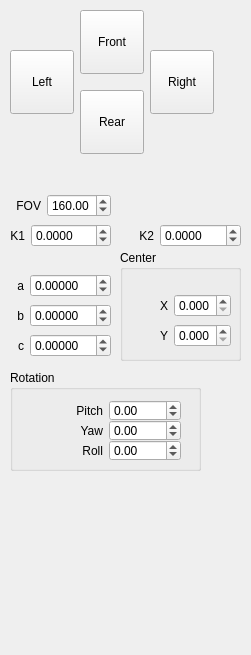
<?xml version="1.0" encoding="UTF-8"?>
<ui version="4.0">
 <class>Control2</class>
 <widget class="QWidget" name="Control2">
  <property name="geometry">
   <rect>
    <x>0</x>
    <y>0</y>
    <width>251</width>
    <height>655</height>
   </rect>
  </property>
  <property name="sizePolicy">
   <sizepolicy hsizetype="Fixed" vsizetype="Preferred">
    <horstretch>0</horstretch>
    <verstretch>0</verstretch>
   </sizepolicy>
  </property>
  <property name="minimumSize">
   <size>
    <width>120</width>
    <height>500</height>
   </size>
  </property>
  <property name="maximumSize">
   <size>
    <width>1677215</width>
    <height>16777215</height>
   </size>
  </property>
  <property name="windowTitle">
   <string>Form</string>
  </property>
  <widget class="QToolButton" name="frontCam">
   <property name="geometry">
    <rect>
     <x>80</x>
     <y>10</y>
     <width>64</width>
     <height>64</height>
    </rect>
   </property>
   <property name="text">
    <string>Front</string>
   </property>
   <property name="icon">
    <iconset resource="images.qrc">
     <normaloff>:/images/cam1.png</normaloff>:/images/cam1.png</iconset>
   </property>
   <property name="iconSize">
    <size>
     <width>64</width>
     <height>64</height>
    </size>
   </property>
   <property name="checkable">
    <bool>true</bool>
   </property>
  </widget>
  <widget class="QToolButton" name="leftCam">
   <property name="geometry">
    <rect>
     <x>10</x>
     <y>50</y>
     <width>64</width>
     <height>64</height>
    </rect>
   </property>
   <property name="text">
    <string>Left</string>
   </property>
   <property name="icon">
    <iconset resource="images.qrc">
     <normaloff>:/images/cam3.png</normaloff>:/images/cam3.png</iconset>
   </property>
   <property name="iconSize">
    <size>
     <width>64</width>
     <height>64</height>
    </size>
   </property>
   <property name="checkable">
    <bool>true</bool>
   </property>
  </widget>
  <widget class="QToolButton" name="rightCam">
   <property name="geometry">
    <rect>
     <x>150</x>
     <y>50</y>
     <width>64</width>
     <height>64</height>
    </rect>
   </property>
   <property name="text">
    <string>Right</string>
   </property>
   <property name="icon">
    <iconset resource="images.qrc">
     <normaloff>:/images/cam2.png</normaloff>:/images/cam2.png</iconset>
   </property>
   <property name="iconSize">
    <size>
     <width>64</width>
     <height>64</height>
    </size>
   </property>
   <property name="checkable">
    <bool>true</bool>
   </property>
  </widget>
  <widget class="QToolButton" name="rearCam">
   <property name="geometry">
    <rect>
     <x>80</x>
     <y>90</y>
     <width>64</width>
     <height>64</height>
    </rect>
   </property>
   <property name="text">
    <string>Rear</string>
   </property>
   <property name="icon">
    <iconset resource="images.qrc">
     <normaloff>:/images/cam4.png</normaloff>:/images/cam4.png</iconset>
   </property>
   <property name="iconSize">
    <size>
     <width>64</width>
     <height>64</height>
    </size>
   </property>
   <property name="checkable">
    <bool>true</bool>
   </property>
  </widget>
  <widget class="QWidget" name="horizontalLayoutWidget">
   <property name="geometry">
    <rect>
     <x>10</x>
     <y>190</y>
     <width>101</width>
     <height>31</height>
    </rect>
   </property>
   <layout class="QHBoxLayout" name="horizontalLayout">
    <item>
     <widget class="QLabel" name="label">
      <property name="text">
       <string>FOV</string>
      </property>
      <property name="alignment">
       <set>Qt::AlignRight|Qt::AlignTrailing|Qt::AlignVCenter</set>
      </property>
     </widget>
    </item>
    <item>
     <widget class="QDoubleSpinBox" name="spinFov">
      <property name="minimum">
       <double>120.000000000000000</double>
      </property>
      <property name="maximum">
       <double>180.000000000000000</double>
      </property>
      <property name="value">
       <double>160.000000000000000</double>
      </property>
     </widget>
    </item>
   </layout>
  </widget>
  <widget class="QWidget" name="horizontalLayoutWidget_2">
   <property name="geometry">
    <rect>
     <x>10</x>
     <y>220</y>
     <width>101</width>
     <height>31</height>
    </rect>
   </property>
   <layout class="QHBoxLayout" name="horizontalLayout_2">
    <item>
     <widget class="QLabel" name="label_2">
      <property name="text">
       <string>K1</string>
      </property>
      <property name="alignment">
       <set>Qt::AlignRight|Qt::AlignTrailing|Qt::AlignVCenter</set>
      </property>
     </widget>
    </item>
    <item>
     <widget class="QDoubleSpinBox" name="spinK1">
      <property name="decimals">
       <number>4</number>
      </property>
      <property name="minimum">
       <double>-100.000000000000000</double>
      </property>
      <property name="maximum">
       <double>100.000000000000000</double>
      </property>
      <property name="singleStep">
       <double>0.010000000000000</double>
      </property>
      <property name="value">
       <double>0.000000000000000</double>
      </property>
     </widget>
    </item>
   </layout>
  </widget>
  <widget class="QWidget" name="horizontalLayoutWidget_3">
   <property name="geometry">
    <rect>
     <x>120</x>
     <y>220</y>
     <width>121</width>
     <height>31</height>
    </rect>
   </property>
   <layout class="QHBoxLayout" name="horizontalLayout_3">
    <item>
     <widget class="QLabel" name="label_3">
      <property name="text">
       <string>K2</string>
      </property>
      <property name="alignment">
       <set>Qt::AlignRight|Qt::AlignTrailing|Qt::AlignVCenter</set>
      </property>
     </widget>
    </item>
    <item>
     <widget class="QDoubleSpinBox" name="spinK2">
      <property name="decimals">
       <number>4</number>
      </property>
      <property name="minimum">
       <double>-100.000000000000000</double>
      </property>
      <property name="maximum">
       <double>100.000000000000000</double>
      </property>
      <property name="singleStep">
       <double>0.010000000000000</double>
      </property>
      <property name="value">
       <double>0.000000000000000</double>
      </property>
     </widget>
    </item>
   </layout>
  </widget>
  <widget class="QWidget" name="horizontalLayoutWidget_4">
   <property name="geometry">
    <rect>
     <x>10</x>
     <y>270</y>
     <width>101</width>
     <height>31</height>
    </rect>
   </property>
   <layout class="QHBoxLayout" name="horizontalLayout_4">
    <item>
     <widget class="QLabel" name="label_4">
      <property name="text">
       <string>a</string>
      </property>
      <property name="alignment">
       <set>Qt::AlignRight|Qt::AlignTrailing|Qt::AlignVCenter</set>
      </property>
     </widget>
    </item>
    <item>
     <widget class="QDoubleSpinBox" name="spina">
      <property name="decimals">
       <number>5</number>
      </property>
      <property name="minimum">
       <double>-10.000000000000000</double>
      </property>
      <property name="maximum">
       <double>10.000000000000000</double>
      </property>
      <property name="singleStep">
       <double>0.010000000000000</double>
      </property>
      <property name="value">
       <double>0.000000000000000</double>
      </property>
     </widget>
    </item>
   </layout>
  </widget>
  <widget class="QWidget" name="horizontalLayoutWidget_5">
   <property name="geometry">
    <rect>
     <x>10</x>
     <y>300</y>
     <width>101</width>
     <height>31</height>
    </rect>
   </property>
   <layout class="QHBoxLayout" name="horizontalLayout_5">
    <item>
     <widget class="QLabel" name="label_5">
      <property name="text">
       <string>b</string>
      </property>
      <property name="alignment">
       <set>Qt::AlignRight|Qt::AlignTrailing|Qt::AlignVCenter</set>
      </property>
     </widget>
    </item>
    <item>
     <widget class="QDoubleSpinBox" name="spinb">
      <property name="decimals">
       <number>5</number>
      </property>
      <property name="minimum">
       <double>-10.000000000000000</double>
      </property>
      <property name="maximum">
       <double>10.000000000000000</double>
      </property>
      <property name="singleStep">
       <double>0.010000000000000</double>
      </property>
      <property name="value">
       <double>0.000000000000000</double>
      </property>
     </widget>
    </item>
   </layout>
  </widget>
  <widget class="QWidget" name="horizontalLayoutWidget_6">
   <property name="geometry">
    <rect>
     <x>10</x>
     <y>330</y>
     <width>101</width>
     <height>31</height>
    </rect>
   </property>
   <layout class="QHBoxLayout" name="horizontalLayout_6">
    <item>
     <widget class="QLabel" name="label_6">
      <property name="text">
       <string>c</string>
      </property>
      <property name="alignment">
       <set>Qt::AlignRight|Qt::AlignTrailing|Qt::AlignVCenter</set>
      </property>
     </widget>
    </item>
    <item>
     <widget class="QDoubleSpinBox" name="spinc">
      <property name="decimals">
       <number>5</number>
      </property>
      <property name="minimum">
       <double>-10.000000000000000</double>
      </property>
      <property name="maximum">
       <double>10.000000000000000</double>
      </property>
      <property name="singleStep">
       <double>0.010000000000000</double>
      </property>
      <property name="value">
       <double>0.000000000000000</double>
      </property>
     </widget>
    </item>
   </layout>
  </widget>
  <widget class="QGroupBox" name="groupBox">
   <property name="geometry">
    <rect>
     <x>120</x>
     <y>250</y>
     <width>121</width>
     <height>111</height>
    </rect>
   </property>
   <property name="title">
    <string>Center</string>
   </property>
   <widget class="QWidget" name="horizontalLayoutWidget_7">
    <property name="geometry">
     <rect>
      <x>10</x>
      <y>40</y>
      <width>101</width>
      <height>31</height>
     </rect>
    </property>
    <layout class="QHBoxLayout" name="horizontalLayout_7">
     <item>
      <widget class="QLabel" name="label_7">
       <property name="text">
        <string>X</string>
       </property>
       <property name="alignment">
        <set>Qt::AlignRight|Qt::AlignTrailing|Qt::AlignVCenter</set>
       </property>
      </widget>
     </item>
     <item>
      <widget class="QDoubleSpinBox" name="spinCenterX">
       <property name="decimals">
        <number>3</number>
       </property>
       <property name="minimum">
        <double>0.000000000000000</double>
       </property>
       <property name="maximum">
        <double>1.000000000000000</double>
       </property>
       <property name="singleStep">
        <double>0.010000000000000</double>
       </property>
       <property name="value">
        <double>0.000000000000000</double>
       </property>
      </widget>
     </item>
    </layout>
   </widget>
   <widget class="QWidget" name="horizontalLayoutWidget_8">
    <property name="geometry">
     <rect>
      <x>10</x>
      <y>70</y>
      <width>101</width>
      <height>31</height>
     </rect>
    </property>
    <layout class="QHBoxLayout" name="horizontalLayout_8">
     <item>
      <widget class="QLabel" name="label_8">
       <property name="text">
        <string>Y</string>
       </property>
       <property name="alignment">
        <set>Qt::AlignRight|Qt::AlignTrailing|Qt::AlignVCenter</set>
       </property>
      </widget>
     </item>
     <item>
      <widget class="QDoubleSpinBox" name="spinCenterY">
       <property name="decimals">
        <number>3</number>
       </property>
       <property name="minimum">
        <double>0.000000000000000</double>
       </property>
       <property name="maximum">
        <double>1.000000000000000</double>
       </property>
       <property name="singleStep">
        <double>0.010000000000000</double>
       </property>
       <property name="value">
        <double>0.000000000000000</double>
       </property>
      </widget>
     </item>
    </layout>
   </widget>
  </widget>
  <widget class="QGroupBox" name="Rotation">
   <property name="geometry">
    <rect>
     <x>10</x>
     <y>370</y>
     <width>191</width>
     <height>101</height>
    </rect>
   </property>
   <property name="title">
    <string>Rotation</string>
   </property>
   <widget class="QWidget" name="horizontalLayoutWidget_11">
    <property name="geometry">
     <rect>
      <x>20</x>
      <y>30</y>
      <width>151</width>
      <height>21</height>
     </rect>
    </property>
    <layout class="QHBoxLayout" name="horizontalLayout_11">
     <item>
      <widget class="QLabel" name="label_11">
       <property name="text">
        <string>Pitch</string>
       </property>
       <property name="alignment">
        <set>Qt::AlignRight|Qt::AlignTrailing|Qt::AlignVCenter</set>
       </property>
      </widget>
     </item>
     <item>
      <widget class="QDoubleSpinBox" name="spinPitch">
       <property name="decimals">
        <number>2</number>
       </property>
       <property name="minimum">
        <double>-90.000000000000000</double>
       </property>
       <property name="maximum">
        <double>90.000000000000000</double>
       </property>
       <property name="singleStep">
        <double>1.000000000000000</double>
       </property>
       <property name="value">
        <double>0.000000000000000</double>
       </property>
      </widget>
     </item>
    </layout>
   </widget>
   <widget class="QWidget" name="horizontalLayoutWidget_12">
    <property name="geometry">
     <rect>
      <x>20</x>
      <y>50</y>
      <width>151</width>
      <height>21</height>
     </rect>
    </property>
    <layout class="QHBoxLayout" name="horizontalLayout_12">
     <item>
      <widget class="QLabel" name="label_12">
       <property name="text">
        <string>Yaw</string>
       </property>
       <property name="alignment">
        <set>Qt::AlignRight|Qt::AlignTrailing|Qt::AlignVCenter</set>
       </property>
      </widget>
     </item>
     <item>
      <widget class="QDoubleSpinBox" name="spinYaw">
       <property name="decimals">
        <number>2</number>
       </property>
       <property name="minimum">
        <double>-90.000000000000000</double>
       </property>
       <property name="maximum">
        <double>90.000000000000000</double>
       </property>
       <property name="singleStep">
        <double>1.000000000000000</double>
       </property>
       <property name="value">
        <double>0.000000000000000</double>
       </property>
      </widget>
     </item>
    </layout>
   </widget>
   <widget class="QWidget" name="horizontalLayoutWidget_13">
    <property name="geometry">
     <rect>
      <x>20</x>
      <y>70</y>
      <width>151</width>
      <height>21</height>
     </rect>
    </property>
    <layout class="QHBoxLayout" name="horizontalLayout_13">
     <item>
      <widget class="QLabel" name="label_13">
       <property name="text">
        <string>Roll</string>
       </property>
       <property name="alignment">
        <set>Qt::AlignRight|Qt::AlignTrailing|Qt::AlignVCenter</set>
       </property>
      </widget>
     </item>
     <item>
      <widget class="QDoubleSpinBox" name="spinRoll">
       <property name="decimals">
        <number>2</number>
       </property>
       <property name="minimum">
        <double>-90.000000000000000</double>
       </property>
       <property name="maximum">
        <double>90.000000000000000</double>
       </property>
       <property name="singleStep">
        <double>1.000000000000000</double>
       </property>
       <property name="value">
        <double>0.000000000000000</double>
       </property>
      </widget>
     </item>
    </layout>
   </widget>
  </widget>
 </widget>
 <resources>
  <include location="images.qrc"/>
 </resources>
 <connections/>
</ui>
